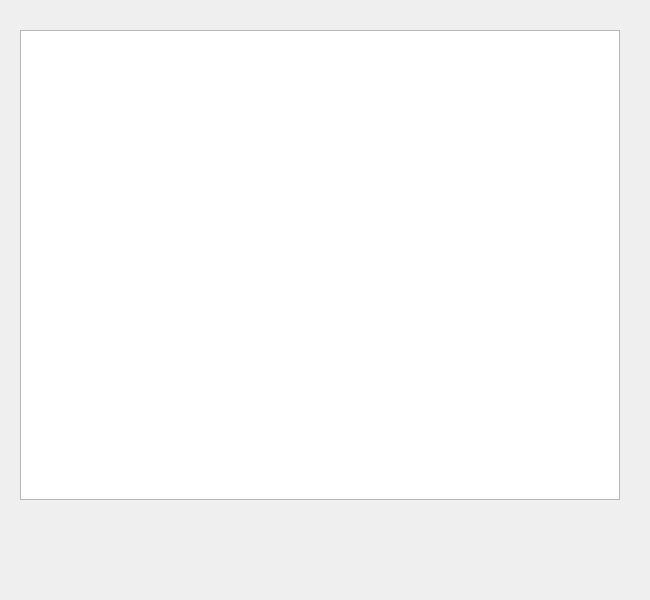
<?xml version="1.0" encoding="UTF-8"?>
<ui version="4.0">
 <class>SERVER</class>
 <widget class="QWidget" name="SERVER">
  <property name="geometry">
   <rect>
    <x>0</x>
    <y>0</y>
    <width>650</width>
    <height>600</height>
   </rect>
  </property>
  <property name="windowTitle">
   <string>SERVER</string>
  </property>
  <widget class="QTableView" name="tableView">
   <property name="geometry">
    <rect>
     <x>20</x>
     <y>30</y>
     <width>600</width>
     <height>470</height>
    </rect>
   </property>
  </widget>
 </widget>
 <layoutdefault spacing="6" margin="11"/>
 <resources/>
 <connections/>
</ui>
